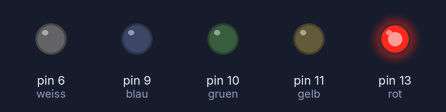
Bench run of a sketch on a simulated Arduino Uno, built with avr-gcc and run on an emulated ATmega328P. Parts: output pins drawn as LEDs (lit = HIGH).

Above: at 0.2 s.
At 1.2 s:
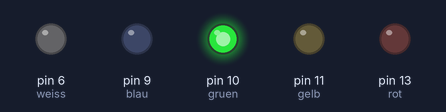
At 1.7 s:
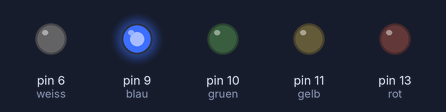
At 3.2 s:
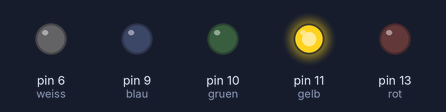
At 4.7 s:
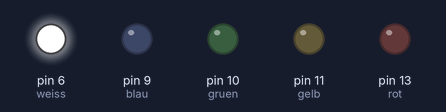
Timing chart, 0 to 5.8 s (numbered marks = the images above):
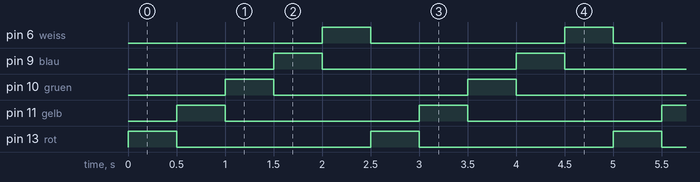

The sketch:

Arduino_5_LEDs_ansteuern_Nacheinder_Aufleuchten.ino
```cpp
int rot = 13,
    gelb = 11,
    gruen = 10,
    blau = 9,
    weiss = 6;


int pause = 500;


void setup() {
  // put your setup code here, to run once:
  pinMode(rot, OUTPUT);
  pinMode(gelb, OUTPUT);
  pinMode(gruen, OUTPUT);
  pinMode(blau, OUTPUT);
  pinMode(weiss, OUTPUT);
}


void loop() {
  // put your main code here, to run repeatedly:
  digitalWrite(rot, HIGH);
  delay(pause);
  digitalWrite(rot, LOW);
  digitalWrite(gelb, HIGH);
  delay(pause);
  digitalWrite(gelb, LOW);
  digitalWrite(gruen, HIGH);
  delay(pause);
  digitalWrite(gruen, LOW);
  digitalWrite(blau, HIGH);
  delay(pause);
  digitalWrite(blau, LOW);
  digitalWrite(weiss, HIGH);
  delay(pause);
  digitalWrite(weiss, LOW);
}
```

Measured:
- by itself, pin 6 (weiss), pin 9 (blau), pin 10 (gruen), pin 11 (gelb), pin 13 (rot): alternates HIGH for 0.50 s and LOW for 2.0 s
- by itself, everything shown: repeats every 2.5 s, in 6 steps
